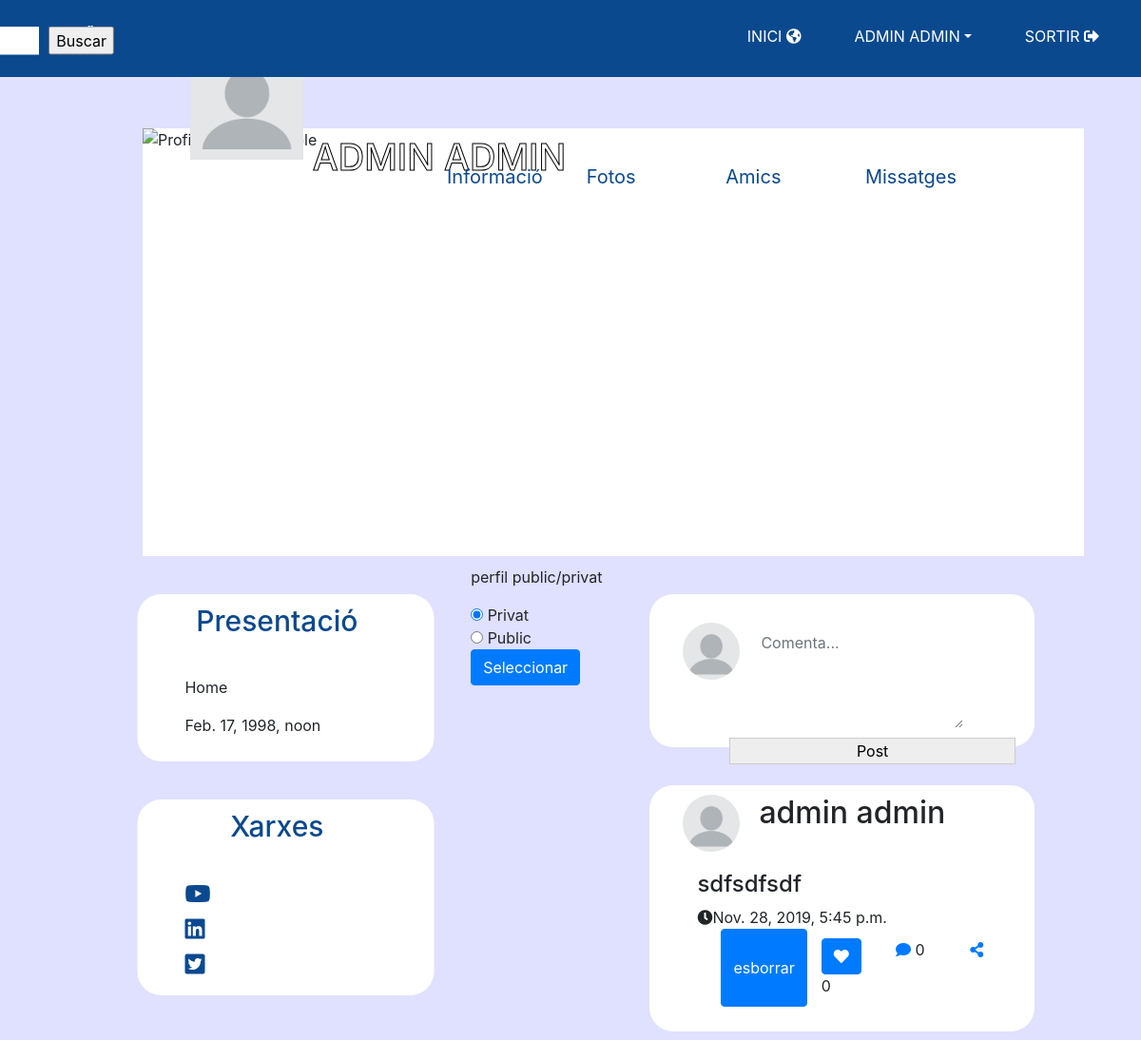
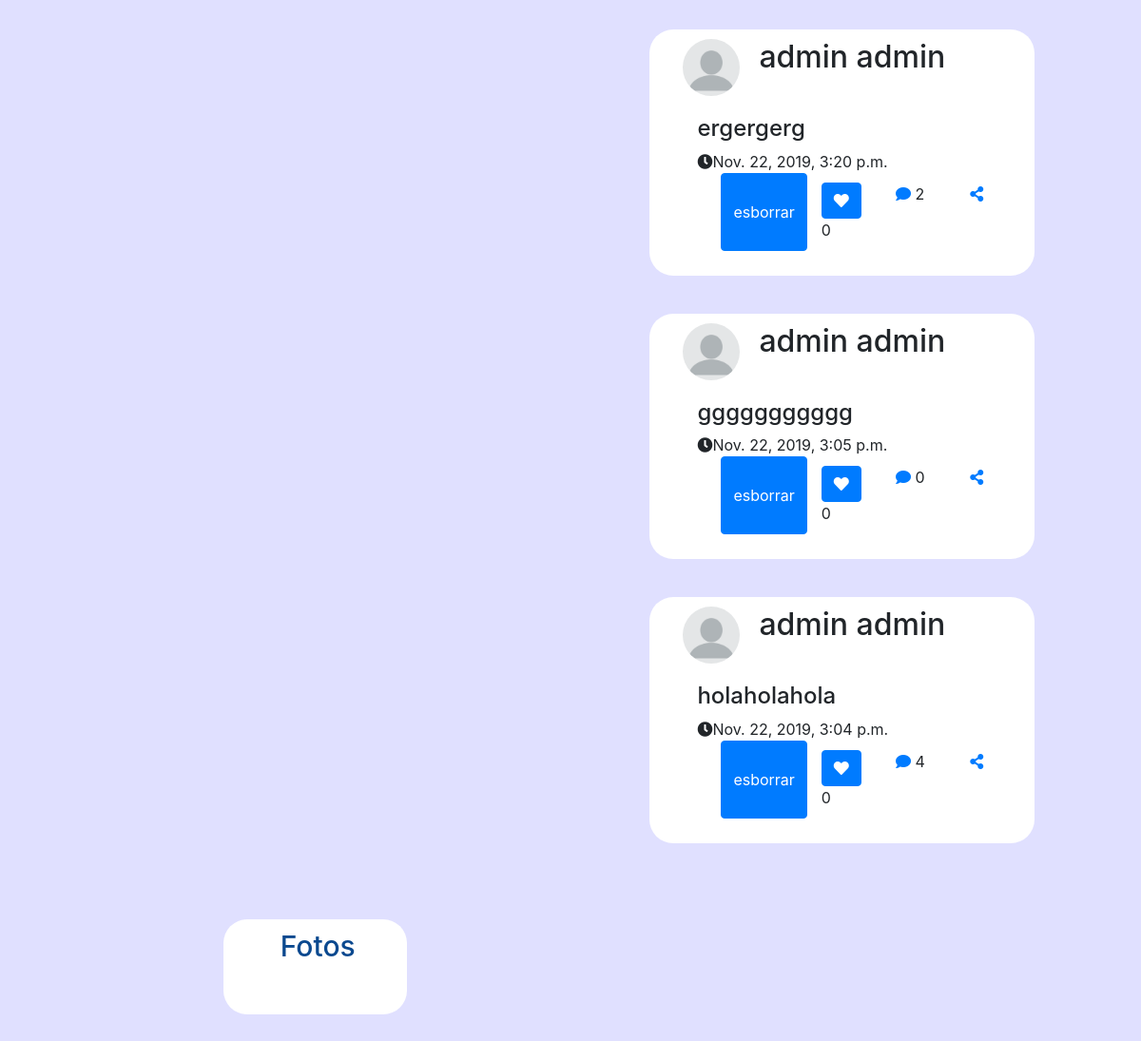
Page /perfil/admin@gmail.com/ (signed in) on the committed database (2 pictures, top to bottom).
### likeme/models.py (models this page shows, shortened)
class LikeMeUser(AbstractBaseUser):
    email = models.EmailField(verbose_name='email address', max_length=90, unique=True)
    first_name = models.CharField(max_length=30)
    last_name = models.CharField(max_length=30)
    sex = models.IntegerField(default=0)
    birth_date = models.DateTimeField(default=timezone.now)
    phone_number = models.TextField(default=0)
    photo = models.ImageField(upload_to='profiles/', default='profiles/profile_default.png')
    profile_state = models.IntegerField(default = 0)
    join_date = models.DateTimeField(verbose_name='join date', auto_now_add=True)
    active = models.BooleanField(default=True)  # can login
    staff = models.BooleanField(default=False)  # staff user non superuser
    admin = models.BooleanField(default=False)  # superuser
    USERNAME_FIELD = 'email'
    REQUIRED_FIELDS = ['first_name', 'last_name', 'sex', 'birth_date', 'phone_number']
    objects = LikeMeUserManager()
    def get_full_name(self):
        return self.first_name + " " + self.last_name
    @property
    def is_active(self):
        return self.active
    def __str__(self):
        return self.get_full_name()

class Posteig(models.Model):
    id = models.AutoField(primary_key=True)
    content = models.CharField(max_length=200)
    user_post = models.ForeignKey(User, on_delete=models.CASCADE)
    creation_date = models.DateTimeField(auto_now_add=True)

### likeme/views.py (the view, shortened to what this page needs)
# urls.py: path(r'perfil/', views.mirarPerfil, name='mirarPerfil'),
def mirarPerfil(request, email):
    try:
        l = []
        u = User.objects.get(email=email)
        posts = Posteig.objects.filter(user_post=u).order_by('-creation_date')
        for p in posts:
            comments = Comments.objects.filter(posteig_id=p.id)
            likes = Like.objects.filter(post_id=p.id)
            tr = [(q, Reply.objects.filter(posteig_id=q)) for q in comments]
            t = (p, tr, likes)
            l.append(t)
        freq_current_friends = FriendShip.objects.filter(Q(user_sender=request.user, accepted=True)
                                                    | Q(user_receiver=request.user, accepted=True))
        friends = [x.user_sender if x.user_sender != request.user else x.user_receiver for x in freq_current_friends]
        aut = False
        u = LikeMeUser.objects.get(email=email)
        if u.profile_state == 0:
            aut = True
        elif u == request.user:
            aut = True
        elif u.profile_state == 1:
            if u in friends:
                aut = True
            else:
                aut = False
        if aut:
            context = {
                'client': u,
                'posts': l
            }
        else:
            context = {}
    except:
        context = {}
    return render(request, 'likeme/perfil.html', context)

### templates/likeme/perfil.html (shortened to what this page needs)
<!DOCTYPE html>
<html lang="en">
<head>
</head>
<body>
{% extends "likeme/BasePerfil.html" %}
{% load static %}
{% block feed %}
           {% if client == request.user %}
               <form action ="" method ="POST">
                  <p> perfil public/privat </p>
                  {% if user.profile_state == 1 %}
                          <input type="radio" name="profile_status" value="privat" checked="checked"> Privat <br>
                          <input type="radio" name="profile_status" value="public"> Public <br>
                          <button class="btn btn-primary" id="status_btn" type="submit" name="status_btn">Seleccionar</button>
                  {% else %}
                          <input type="radio" name="profile_status" value="privat"> Privat <br>
                          <input type="radio" name="profile_status" value="public" checked="checked"> Public <br>
                          <button class="btn btn-primary" id="status_btn" type="submit" name="status_btn">Seleccionar</button>
                  {% endif %}
               </form>
           {% endif %}
            <div class="md-col-6" id="perfilfeed">
                <form action ="" method="POST">
                    <div id="perfilpost">
                        <div class="row">
                            <div class="about-img" id="perfilpostfoto"><img src="{{user.photo.url}}" class="img-responsive" alt=""></div>
                            <textarea class="form-control" id="perfilposttext" name="content_post" rows="4" placeholder="Comenta..."></textarea>
                        </div>
                        <input type="submit" style="float:right" name="post_value" value="Post" align="right" id="perfilpostbutton">
                    </div>
                    {% for p in posts %}
                        <div class="post-bar">
                            <div class="row" id="perfilcommentrow1">
                                <div class="about-img" id="perfilimgcomment"><img src="{{user.photo.url}}" class="img-responsive" alt=""></div>
                                <div id="perfilcommentnom">
                                    <h2>{{p.0.user_post}}</h2>
                                </div>
                            </div>
                            <h4> {{ p.0.content }} </h4>
                            <span><i class="fa fa-clock-o"></i>{{p.0.creation_date}}</span>
                            <ul class="row">
				  {% if p.0.user_post == request.user %}
				    <button class="btn btn-primary" id="post_delete" type="submit" name="delete_value" value={{p.0.id}}>esborrar</button>
				  {% endif %}
                                 <div class="col"><button class="btn btn-primary" id="post_like" type="submit" name="like_value" value={{p.0.id}}><i class="fa fa-heart"></i></button> {{p.2|length}}</div>
								<div class="col"><a data-toggle="collapse" href="#perfilcommentcomment{{p.0.id}}" title=""><i class="fa fa-comment"></i></a> {{p.1|length}} </div>
								<div class="col"><a href="#" title=""><i class="fa fa-share-alt"></i></a></div>
                            </ul>
                        </div>
                    {% endfor %}
                </form>
            </div>
{% endblock %}

### templates/likeme/BasePerfil.html (shortened to what this page needs)
<!DOCTYPE html>
<html lang="en">
<head>
</head>
<body>
{% extends "likeme/BaseLayout.html" %}
{% load static %}
{% block content %}
<div>
    <div class="profile">
        <img align="left" class="image-lg" src="https://www.nasa.gov/sites/default/files/styles/full_width_feature/public/images/649694main_pia15417-43_full.jpg" alt="Profile image example"/>
        <img align="left" class="image-profile thumbnail" src="{{user.photo.url}}"/>
        <div id="userinfo">
            <div class="profile-text">
                <h5>{{client.first_name}} {{client.last_name}}</h5>
            </div>
            <div class="row" id="barraperfil">
                <div class="col-md-2">
                    <a href="#">Informació</a>
                </div>
                <div class="col-md-2">
                    <a href="#">Fotos</a>
                </div>
                <div class="col-md-2">
                    <a href="{% url 'friends'%}" id="amcs">Amics</a>
                </div>
                <div class="col-md-2">
                    <a href="#">Missatges</a>
                </div>
            </div>
        </div>
        <div class="row">
            <div class="md-col-3" id="informacioperfil">
                <div class="profile-text">
                    <h2>Presentació</h2>
                    {% if client.sex == 1 %}
                        <p>Home</p>
                    {% else %}
                        <p>Dona</p>
                    {% endif %}
                    <p>{{client.birth_date}}</p>
                </div>
                <div class="profile-text">
                    <h2>Xarxes</h2>
                    <h4><i class="fab fa-youtube"></i></h4>
                    <h4><i class="fab fa-linkedin"></i></h4>
                    <h4><i class="fab fa-twitter-square"></i></h4>
                </div>
            </div>
            {% block feed %}
            {% endblock %}
            <div class="md-col-3" id="perfilcol3">
                <div class="profile-text">
                    <h2>Fotos</h2>
                </div>
            </div>
        </div>
    </div>
</div>
{% endblock %}

### templates/likeme/BaseLayout.html (shortened to what this page needs)
<!DOCTYPE html>
{% load static %}
<head>
    <link rel="stylesheet"
          href="{% static 'css/style.css' %}" />
    <link rel="stylesheet"
          href="https://stackpath.bootstrapcdn.com/bootstrap/4.3.1/css/bootstrap.min.css">
    <link rel="stylesheet"
          href="https://stackpath.bootstrapcdn.com/font-awesome/4.7.0/css/font-awesome.min.css">
    <link rel="stylesheet" href="https://use.fontawesome.com/releases/v5.8.1/css/all.css">
</head>
<body>
<section id="nav-bar">
    <nav class="navbar navbar-expand-lg navbar-light">
        {% if user.is_authenticated %}
            <a class="navbar-brand" id="logoaut" href="{% url 'forum' %}"><img src="{% static 'img/logosimpleLTTL.png' %}"></a>
            <div class="collapse navbar-collapse" id="navbarNav">
            <ul class="navbar-nav ml-auto">
            <form action ="{% url 'index' %}search/" method="POST" id="buscarUsuarinav">
                <div class="row" id="buscarnav">
                    <div class="col-md-6" id="colbarrabuscar">
                        <input type="text" id="barrabuscarnav" class="form-control" name="users_to_search" placeholder="Usuari...">
                    </div>
                    <div class="col-md-6">
                        <input type="submit" id="botobusca" value="Buscar">
                    </div>
                </div>
            </form>
            <li class="nav-item active">
                <a class="nav-link" href="{% url 'forum' %}">INICI <i class="fas fa-globe-americas"></i></a>
            </li>
            <ul &nbsp;></ul>
            <li class="nav-item dropdown">
                <a class="nav-link dropdown-toggle" data-toggle="dropdown" href="#" role="button" aria-haspopup="true" aria-expanded="false">{{user}}</a>
            </li>
            <ul &nbsp;></ul>
            <li class="nav-item">
                <a class="nav-link" href="{% url 'logout' %}" name="logout">SORTIR <i class="fas fa-sign-out-alt"></i></a>
            </li>
        {% endif %}
        </ul>
        </div>
    </nav>
</section>
<div class="full-height" id="cuerpo">
    {% block content %}
    {% endblock %}
</div>
</body>
</html>

### static/css/style.css (style rules this page uses)
body, html { font-family: 'Raleway', sans-serif; text-rendering: optimizeLegibility !important; -webkit-font-smoothing: antialiased !important; color: #777; font-weight: 300; width: 100% !important; height: 100% !important; }
nav { background-color: #0b498f; color: white; text-transform: uppercase; }
#logoaut { transform: translateX(360%); }
#buscarUsuarinav { height: 45px; transform: translateX(-75%); }
#buscarnav { transform: translateY(-15%); }
#colbarrabuscar { width: 450px; }
#barrabuscarnav { border-radius: 0 !important; border: none !important; height: 30px; font-size: 14px; }
#botobusca { transform: translateX(-30%); }
.nav-link { color: white !important; }
div { padding-top: 10px; padding-right: 20px; padding-bottom: 10px; padding-left: 50px; }
#cuerpo { background-color: #E0E0FF; }
.profile img.image-lg { z-index: 0; width: 100%; object-fit: cover; max-height: 400px; }
.image-profile { margin: -110px 10px 0px 50px; z-index: 9; width: 12%; }
#userinfo { width: 100%; background-color : white; height: 450px; }
.profile-text>h5 { margin: -50px 0 20px 0; transform: translateY(-16%); font-weight: 10px; font-size: 38px; text-align: left; text-transform: uppercase; -webkit-text-fill-color: white; -webkit-text-stroke-width: 1px; -webkit-text-stroke-color: black; }
#barraperfil { transform: translateY(-120%); align-content: end; }
#barraperfil .col-md-2 { transform: translateX(150%); }
#barraperfil a { font-size: 20px; color: #0b498f; }
#informacioperfil { margin: 20px 0 0; }
#informacioperfil h4 { color: #0b498f; }
#informacioperfil .profile-text { background-color: white; border-radius: 25px; width: 130%; transform: translateX(-29%); margin-bottom: 40px; }
#informacioperfil h2 { text-align: center; transform: translateX(-10%); color: #0b498f; font-size: 30px; margin: 0 0 40px 0; }
#informacioperfil p { text-align: left; transform: translateX(-0%); }
#perfilpost { background-color: white; border-radius: 25px; margin-bottom: 40px; }
#perfilpostfoto { height: 60px; width: 60px; border-radius: 100px; margin: 0 0 -47px -100px; }
#perfilpostfoto .img-responsive { height: 60px; width: 60px; border-radius: 100px; }
#perfilposttext { border-radius: 0 !important; border: none !important; margin: 0 50px 0 20px; }
#perfilpostbutton { width: 90%; background-color: #EEE; border: 1px; border-style: solid; border-color: #CCC; }
#perfilcol3 { margin: 20px 0 0 0; width: 23%; }
#perfilcol3 .profile-text { border-radius: 25px; background-color: white; width: 130%; min-height: 100px; }
#perfilcol3 h2 { color: #0b498f; font-size: 30px; text-align: center; transform: translateX(-10%); }
#perfilfeed { margin: 20px 0 0 0; width: 50%; }
#perfilfeed .post-bar { background-color: white; border-radius: 25px; margin: 0 0 40px 0; }
#perfilimgcomment .img-responsive { height: 60px; width: 60px; border-radius: 100px; }
#perfilcommentrow1 { height: 60px; margin: -20px -50px 40px -115px; }
#perfilcommentnom { margin: 0 0 0 -50px; }

### rows in the picture
LikeMeUser: first_name+last_name "ADMIN ADMIN", photo (placeholder picture), first_name "ADMIN", last_name "ADMIN", birth_date "Feb. 17, 1998, noon"
Posteig: photo (placeholder picture), user_post.last_name "admin admin", content "sdfsdfsdf", creation_date "Nov. 28, 2019, 5:45 p.m.", {{ p.0.id }} 10 (drawn), p "0"
Posteig: photo (placeholder picture), user_post.last_name "admin admin", content "ergergerg", creation_date "Nov. 22, 2019, 3:20 p.m.", {{ p.0.id }} 3 (drawn), p "0", p "2"
Posteig: photo (placeholder picture), user_post.last_name "admin admin", content "ggggggggggg", creation_date "Nov. 22, 2019, 3:05 p.m.", {{ p.0.id }} 2 (drawn), p "0"
Posteig: photo (placeholder picture), user_post.last_name "admin admin", content "holaholahola", creation_date "Nov. 22, 2019, 3:04 p.m.", {{ p.0.id }} 1 (drawn), p "0", p "4"
